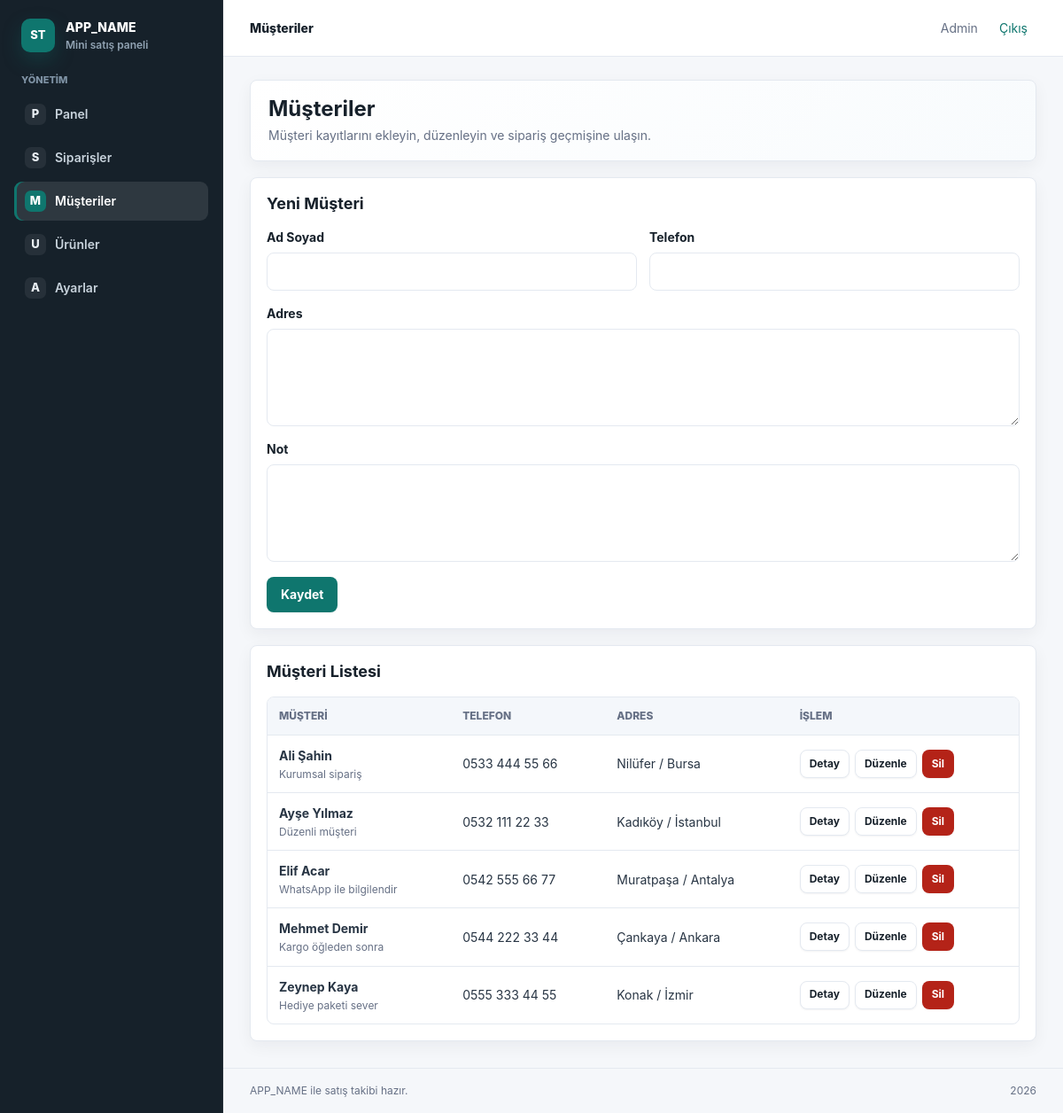
The page /admin/customers.php (signed in) on the database its author committed.
### tables this page shows
CREATE TABLE IF NOT EXISTS `customers` (
    `id` INT UNSIGNED NOT NULL AUTO_INCREMENT,
    `name` VARCHAR(150) NOT NULL,
    `phone` VARCHAR(40) DEFAULT NULL,
    `email` VARCHAR(190) DEFAULT NULL,
    `address` TEXT DEFAULT NULL,
    `notes` TEXT DEFAULT NULL,
    `created_at` TIMESTAMP NOT NULL DEFAULT CURRENT_TIMESTAMP,
    `updated_at` TIMESTAMP NULL DEFAULT NULL ON UPDATE CURRENT_TIMESTAMP,
    PRIMARY KEY (`id`),
    KEY `customers_name_index` (`name`)
);

### includes/functions.php (called while the page is built, shortened)
<?php
function e(?string $value): string
{
    return htmlspecialchars($value ?? '', ENT_QUOTES, 'UTF-8');
}
function url(string $path = ''): string
{
    return rtrim(APP_URL, '/') . '/' . ltrim($path, '/');
}

### admin/customers.php (the view, shortened to what this page needs)
<?php
$pdo = db();
$customerId = (int) ($_GET['id'] ?? 0);
$isEdit = $customerId > 0;
$form = [
    'name' => '',
    'phone' => '',
    'address' => '',
    'notes' => '',
];
$customers = $pdo->query(
    'SELECT
        c.id,
        c.name,
        c.phone,
        c.address,
        c.notes,
        c.created_at
     FROM customers c
     ORDER BY c.name ASC'
)->fetchAll();
require_once __DIR__ . '/../includes/header.php';
require_once __DIR__ . '/../includes/sidebar.php';
?>
<main class="content">
    <div class="page-head">
        <div>
            <h1>Müşteriler</h1>
            <p>Müşteri kayıtlarını ekleyin, düzenleyin ve sipariş geçmişine ulaşın.</p>
        </div>
    </div>
    <section class="panel form-panel">
        <div class="panel-head">
            <h2><?php echo $isEdit ? 'Müşteri Düzenle' : 'Yeni Müşteri'; ?></h2>
        </div>
        <form class="form-stack" method="post">
            <div class="form-grid">
                <label>
                    Ad Soyad
                    <input type="text" name="name" value="<?php echo e($form['name']); ?>" required>
                </label>
                <label>
                    Telefon
                    <input type="text" name="phone" value="<?php echo e($form['phone']); ?>">
                </label>
            </div>
            <label>
                Adres
                <textarea name="address" rows="3"><?php echo e($form['address']); ?></textarea>
            </label>
            <label>
                Not
                <textarea name="notes" rows="3"><?php echo e($form['notes']); ?></textarea>
            </label>
            <div class="form-actions">
                <button class="btn btn-primary" type="submit">Kaydet</button>
            </div>
        </form>
    </section>
    <section class="panel">
        <div class="panel-head">
            <h2>Müşteri Listesi</h2>
        </div>
        <?php if ($customers): ?>
            <div class="table-wrap">
                <table class="data-table customers-table">
                    <thead>
                        <tr>
                            <th>Müşteri</th>
                            <th>Telefon</th>
                            <th>Adres</th>
                            <th>İşlem</th>
                        </tr>
                    </thead>
                    <tbody>
                        <?php foreach ($customers as $customer): ?>
                            <tr>
                                <td>
                                    <strong><?php echo e($customer['name']); ?></strong>
                                    <?php if (!empty($customer['notes'])): ?>
                                        <span class="table-subtext"><?php echo e($customer['notes']); ?></span>
                                    <?php endif; ?>
                                </td>
                                <td><?php echo e($customer['phone'] ?: '-'); ?></td>
                                <td><?php echo e($customer['address'] ?: '-'); ?></td>
                                <td>
                                    <div class="action-row">
                                        <a class="btn btn-secondary btn-small" href="<?php echo url('admin/customer_view.php?id=' . (int) $customer['id']); ?>">Detay</a>
                                        <a class="btn btn-secondary btn-small" href="<?php echo url('admin/customers.php?id=' . (int) $customer['id']); ?>">Düzenle</a>
                                        <form method="post" onsubmit="return confirm('Bu müşteriyi silmek istediğinize emin misiniz?');">
                                            <button class="btn btn-danger btn-small" type="submit">Sil</button>
                                        </form>
                                    </div>
                                </td>
                            </tr>
                        <?php endforeach; ?>
                    </tbody>
                </table>
            </div>
        <?php endif; ?>
    </section>
</main>
<?php require_once __DIR__ . '/../includes/footer.php'; ?>

### assets/css/style.css (style rules this page uses)
:root { --bg: #f5f7fa; --surface: #ffffff; --surface-soft: #f4f7fb; --surface-warm: #fbfcfd; --text: #17212b; --muted: #667085; --line: #e4e9f0; --line-strong: #d4dce7; --primary: #0f766e; --primary-strong: #115e59; --primary-soft: #e8f7f4; --danger: #b42318; --warning: #b54708; --blue: #175cd3; --purple: #5925dc; --shadow: 0 14px 32px rgba(16, 24, 40, 0.07); --shadow-soft: 0 6px 18px rgba(16, 24, 40, 0.05); }
* { box-sizing: border-box; }
body { margin: 0; min-height: 100vh; background: var(--bg); color: var(--text); font-family: Inter, ui-sans-serif, system-ui, -apple-system, BlinkMacSystemFont, "Segoe UI", Arial, Helvetica, sans-serif; font-size: 14px; line-height: 1.5; text-rendering: optimizeLegibility; }
a { color: inherit; text-decoration: none; }
h1, h2, p { margin-top: 0; }
button, input, select, textarea { letter-spacing: 0; }
.content { grid-column: 2; width: 100%; max-width: 1440px; padding: 26px 30px 30px; }
.page-head { display: flex; align-items: center; justify-content: space-between; gap: 16px; margin-bottom: 18px; padding: 18px 20px; border: 1px solid var(--line); border-radius: 8px; background: linear-gradient(135deg, #ffffff 0%, #f8fbfd 100%); box-shadow: var(--shadow-soft); }
.page-head h1 { margin-bottom: 4px; font-size: 24px; line-height: 1.2; letter-spacing: 0; }
.page-head p, .muted { margin-bottom: 0; color: var(--muted); }
.metric-card, .panel, .login-card { background: var(--surface); border: 1px solid var(--line); border-radius: 8px; box-shadow: var(--shadow-soft); }
.panel { padding: 18px; }
.form-panel { margin-bottom: 18px; }
.panel-head { display: flex; align-items: flex-start; justify-content: space-between; gap: 12px; margin-bottom: 12px; }
.panel h2 { margin-bottom: 4px; font-size: 18px; line-height: 1.25; }
.table-wrap { width: 100%; overflow-x: auto; border: 1px solid var(--line); border-radius: 8px; background: var(--surface); }
.data-table { width: 100%; min-width: 680px; border-collapse: collapse; }
.data-table th, .data-table td { padding: 12px 13px; border-bottom: 1px solid var(--line); text-align: left; vertical-align: middle; }
.data-table th { background: var(--surface-soft); color: var(--muted); font-size: 12px; font-weight: 800; letter-spacing: 0; text-transform: uppercase; white-space: nowrap; }
.data-table td { color: #283544; }
.data-table tbody tr { transition: background 0.14s ease; }
.data-table tbody tr:last-child td { border-bottom: 0; }
.btn { display: inline-flex; align-items: center; justify-content: center; gap: 8px; min-height: 40px; padding: 0 15px; border: 1px solid transparent; border-radius: 8px; cursor: pointer; font: inherit; font-weight: 700; line-height: 1.2; text-align: center; white-space: nowrap; box-shadow: 0 1px 2px rgba(16, 24, 40, 0.05); transition: background 0.16s ease, border-color 0.16s ease, box-shadow 0.16s ease, transform 0.16s ease; }
.btn-primary { background: var(--primary); color: #ffffff; }
.btn-secondary { background: #ffffff; color: var(--text); border: 1px solid var(--line); }
.btn-danger { background: var(--danger); color: #ffffff; }
.btn-small { min-height: 32px; padding: 0 10px; font-size: 12px; }
.action-row { display: flex; align-items: center; flex-wrap: wrap; gap: 6px; }
.action-row form { margin: 0; }
.table-subtext { display: block; margin-top: 3px; color: var(--muted); font-size: 12px; line-height: 1.35; }
.form-stack { display: grid; gap: 15px; }
.form-stack label { display: grid; gap: 7px; font-weight: 700; }
.form-stack input, .form-stack select, .form-stack textarea { width: 100%; min-height: 43px; padding: 9px 12px; border: 1px solid var(--line); border-radius: 8px; background: #ffffff; color: var(--text); font: inherit; }
.form-stack textarea { min-height: 110px; resize: vertical; }
.form-grid { display: grid; grid-template-columns: repeat(2, minmax(0, 1fr)); gap: 14px; }
.form-actions { display: flex; flex-wrap: wrap; gap: 10px; padding-top: 2px; }

### rows shown on the page
customers: name "Ali Şahin", notes "Kurumsal sipariş", phone "0533 444 55 66", address "Nilüfer / Bursa"
customers: name "Ayşe Yılmaz", notes "Düzenli müşteri", phone "0532 111 22 33", address "Kadıköy / İstanbul"
customers: name "Elif Acar", notes "WhatsApp ile bilgilendir", phone "0542 555 66 77", address "Muratpaşa / Antalya"
customers: name "Mehmet Demir", notes "Kargo öğleden sonra", phone "0544 222 33 44", address "Çankaya / Ankara"
customers: name "Zeynep Kaya", notes "Hediye paketi sever", phone "0555 333 44 55", address "Konak / İzmir"

### other values the page prints
$page_title "Müşteriler"
$user['name'] "Admin"
APP_NAME "APP_NAME"
$item['icon'] "P"
$item['label'] "Panel"
$item['icon'] "S"
$item['label'] "Siparişler"
$item['icon'] "M"
$item['label'] "Müşteriler"
$item['icon'] "U"
$item['label'] "Ürünler"
$item['icon'] "A"
$item['label'] "Ayarlar"
